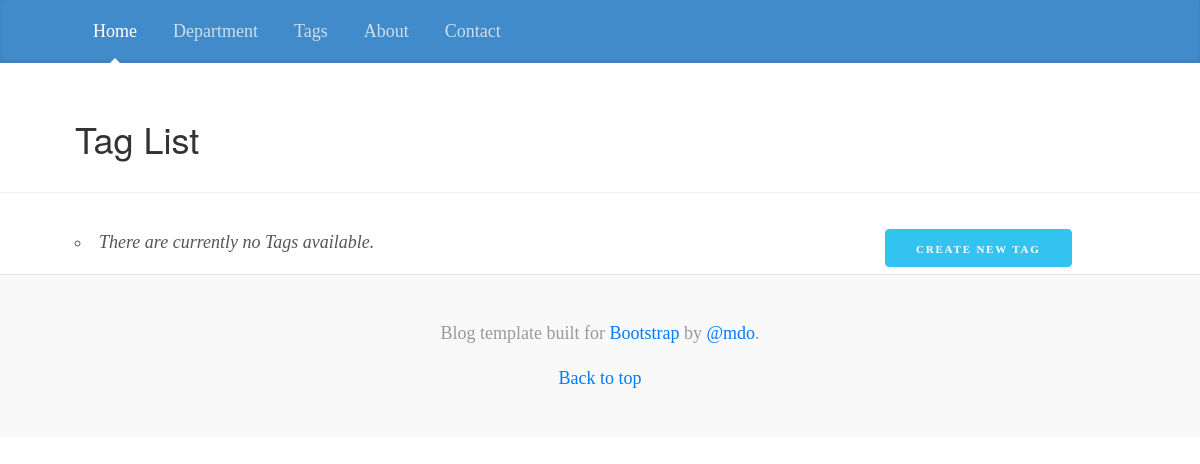
The app's page /tag/, older data.
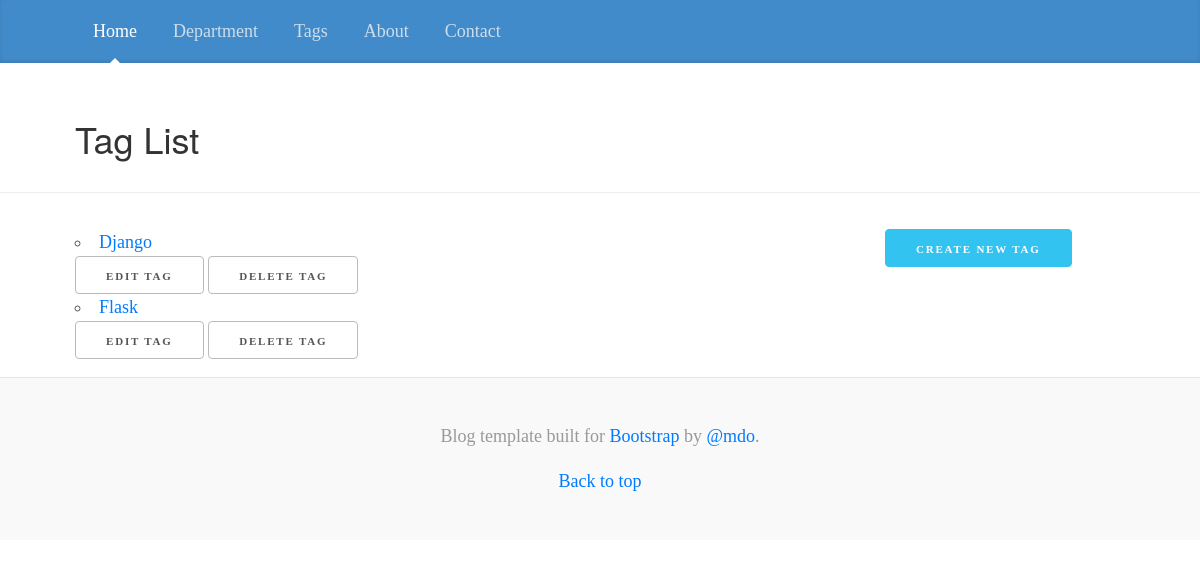
The same page, newer data.
### organizer/models.py (models this page shows, shortened)
class Tag(models.Model):
    name = models.CharField(max_length=31,
                            unique=True,)
    slug = models.SlugField(max_length=31,
                            unique=True,
                            help_text='A label for url config')
    class Meta:
        ordering = ['name']
    def get_absolute_url(self):
        return reverse('organizer_tag_detail',kwargs={'slug':self.slug})
    def get_update_url(self):
        return reverse('organizer_tag_update',kwargs={'slug':self.slug})
    def get_delete_url(self):
        return reverse('organizer_tag_delete',kwargs={'slug':self.slug})

### organizer/views.py (the view)
class TagList(ListView):
    model = Tag

### organizer/templates/organizer/tag_list.html (shortened to what this page needs)
{% extends parent_template|default:"organizer/base_organizer.html" %}
{% block heading %}
       <h2>Tag List</h2>
{% endblock %}
{% block button %}
        <a href="{% url 'organizer_tag_create' %}" class="button button-primary">Create New Tag</a>
{% endblock %}
{% block content %}
  <ul>
    {% for tag in tag_list %}
      <li>
        <a href="{{ tag.get_absolute_url }}">
          {{ tag.name|title }}</a>
          <ul class="inline">
              <a href="{{ tag.get_update_url }}" class="button">Edit Tag</a></li>
              <a href="{{ tag.get_delete_url }}" class="button">Delete Tag</a></li>
          </ul>
    {% empty %}
      <li><em>There are currently no Tags available.</em></li>
    {% endfor %}
  </ul>
{% endblock %}

### organizer/templates/organizer/base_organizer.html (shortened to what this page needs)
{% load staticfiles %}
<!DOCTYPE html>
<html lang="en">
  <head>
    <link rel="stylesheet" href="https://maxcdn.bootstrapcdn.com/bootstrap/4.0.0-beta/css/bootstrap.min.css">
    <link rel="stylesheet" type="text/css" href="{% static 'organizer/blog_style.css' %}">
    <link rel="stylesheet" type="text/css" href="{% static 'organizer/style.css' %}">
  </head>
  <body>
    <div class="blog-masthead">
      <div class="container">
        <nav class="nav">
          <a class="nav-link active" href="#">Home</a>
          <a class="nav-link" href="#">Department</a>
          <a class="nav-link" href="{% url 'organizer_tag_list' %}">Tags</a>
          <a class="nav-link" href="#">About</a>
          <a class="nav-link" href="#">Contact</a>
        </nav>
      </div>
    </div>
    <div class="blog-header">
      <div class="container">
        <div class='bog-title'>
           {% block heading %}
           {% endblock %}
        </div>
      </div>
    </div>
    <div class="container">
      <div class="row">
        <div class="col-sm-8 blog-main">
          {% block content %}
          {% endblock %}
        </div>
           <div class="col-sm-3 offset-sm-1 blog-sidebar">
              {% block button %}
              {% endblock %}
        </div>
      </div>
    </div>
    <footer class="blog-footer">
      <p>Blog template built for <a href="https://getbootstrap.com">Bootstrap</a> by <a href="https://twitter.com/mdo">@mdo</a>.</p>
      <p>
        <a href="#">Back to top</a>
      </p>
    </footer>
  </body>
</html>

### organizer/static/organizer/blog_style.css (style rules this page uses)
@media (min-width: 48em) { html { font-size: 18px; } }
body { font-family: Georgia, "Times New Roman", Times, serif; color: #555; }
h1, .h1, h2, .h2, h3, .h3, h4, .h4, h5, .h5, h6, .h6 { font-family: "Helvetica Neue", Helvetica, Arial, sans-serif; font-weight: normal; color: #333; }
.container { max-width: 60rem; }
.blog-masthead { margin-bottom: 3rem; background-color: #428bca; -webkit-box-shadow: inset 0 -.1rem .25rem rgba(0,0,0,.1); box-shadow: inset 0 -.1rem .25rem rgba(0,0,0,.1); }
.nav-link { position: relative; padding: 1rem; font-weight: 500; color: #cdddeb; }
.nav-link.active { color: #fff; }
.nav-link.active:after { position: absolute; bottom: 0; left: 50%; width: 0; height: 0; margin-left: -.3rem; vertical-align: middle; content: ""; border-right: .3rem solid transparent; border-bottom: .3rem solid; border-left: .3rem solid transparent; }
.blog-header { padding-bottom: 1.25rem; margin-bottom: 2rem; border-bottom: .05rem solid #eee; }
.blog-footer { padding: 2.5rem 0; color: #999; text-align: center; background-color: #f9f9f9; border-top: .05rem solid #e5e5e5; }
.blog-footer p:last-child { margin-bottom: 0; }

### organizer/static/organizer/style.css (style rules this page uses)
ul { list-style: circle inside; padding-left: 0; margin-top: 0; }
.button, button, input[type="submit"], input[type="reset"], input[type="button"] { display: inline-block; height: 38px; padding: 0 30px; color: #555; text-align: center; font-size: 11px; font-weight: 600; line-height: 38px; letter-spacing: .1rem; text-transform: uppercase; text-decoration: none; white-space: nowrap; background-color: transparent; border-radius: 4px; border: 1px solid #bbb; cursor: pointer; box-sizing: border-box; }
.button.button-primary, button.button-primary, input[type="submit"].button-primary, input[type="reset"].button-primary, input[type="button"].button-primary { color: #FFF; background-color: #33C3F0; border-color: #33C3F0; }

Row changes from the older to the newer data that the page shows:
added Tag: name "Django"
added Tag: name "Flask"
Text that changed along with them:
text no longer shown: "There are currently no Tags available."
